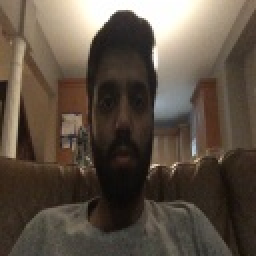
#> input picture zawwar0.jpg, 128 x 128 px, given in place of the camera (shown 2 times larger)
$ jupyter execute Untitled.ipynb
#> lines starting #> are read from the running program, lines starting #| are printed output that depends on the picture; after the words box and inside, x2 and y2 are one past the last pixel; in counts of white or black regions, pixels touching at a corner belong together
#> further down, frame is the input picture: shape (128, 128, 3); mean B, G, R 68.4, 80.5, 92.4
[cell 1]
from __future__ import print_function
import cv2 as cv
import argparse

def detectAndDisplay(frame):
    frame_gray = cv.cvtColor(frame, cv.COLOR_BGR2GRAY)
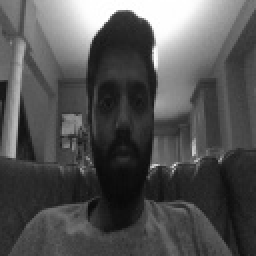
#> frame_gray: shape (128, 128) (shown 2 times larger); min 9, max 255, mean 82.7
    frame_gray = cv.equalizeHist(frame_gray)
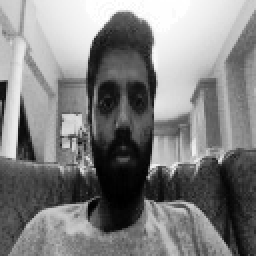
#> frame_gray: shape (128, 128) (shown 2 times larger); min 0, max 255, mean 128.5

    #-- Detect faces
    faces = face_cascade.detectMultiScale(frame_gray)
#> faces = [[37, 31, 49, 49]]
    for (x,y,w,h) in faces:
        center = (x + w//2, y + h//2)
        frame = cv.ellipse(frame, center, (w//2, h//2), 0, 0, 360, (255, 0, 255), 4)

        faceROI = frame_gray[y:y+h,x:x+w]
#> this loop made 1 pass
#> (x, y, w, h, center) on pass 1: (37, 31, 49, 49, (61, 55))
#> pass 1, in detectAndDisplay, `frame = cv.ellipse(frame, center, (w//2, h//2), 0, 0, 360, (255, 0, 25..`:
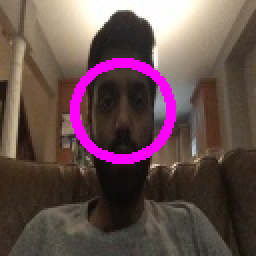
#> frame: shape (128, 128, 3) (shown 2 times larger); 4.63% of pixels changed, all inside (x1, y1, x2, y2) = (35, 29, 88, 82)
#> pass 1, in detectAndDisplay, `faceROI = frame_gray[y:y+h,x:x+w]`:
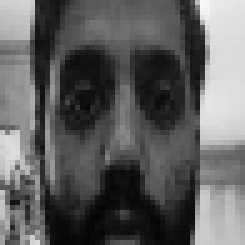
#> faceROI: shape (49, 49) (shown 5 times larger); min 4, max 247, mean 94.4
        # [6 lines of commented-out code are left out]

    cv.imshow('Capture - Face detection', frame)

parser = argparse.ArgumentParser(description='Code for Cascade Classifier tutorial.')
parser.add_argument('--face_cascade', help='Path to face cascade.', default='opencv/data/haarcascades/haarcascade_frontalface_alt.xml')
parser.add_argument('--eyes_cascade', help='Path to eyes cascade.', default='opencv/data/haarcascades/haarcascade_eye_tree_eyeglasses.xml')
parser.add_argument('--camera', help='Camera divide number.', type=int, default=0)
args = parser.parse_args()

face_cascade_name = args.face_cascade
eyes_cascade_name = args.eyes_cascade

face_cascade = cv.CascadeClassifier()
eyes_cascade = cv.CascadeClassifier()

#-- 1. Load the cascades
if not face_cascade.load(cv.samples.findFile(face_cascade_name)):
    print('--(!)Error loading face cascade')
    exit(0)
if not eyes_cascade.load(cv.samples.findFile(eyes_cascade_name)):
    print('--(!)Error loading eyes cascade')
    exit(0)

camera_device = args.camera
#-- 2. Read the video stream
cap = cv.VideoCapture(camera_device)
if not cap.isOpened:
    print('--(!)Error opening video capture')
    exit(0)

while True:
    ret, frame = cap.read()
    if frame is None:
        print('--(!) No captured frame -- Break!')
        break

    detectAndDisplay(frame)

    if cv.waitKey(10) == 27:
#> (key Esc is pressed here)
        break
